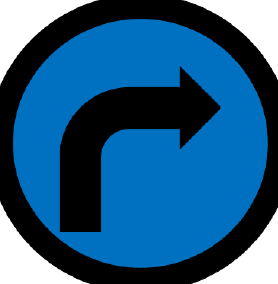
#> input picture task 1/tests/fixtures/giro_azul_derecha.png, 278 x 284 px
$ python -i geometria_senales.py   (imports and definitions only)
#> lines starting #> are read from the running program, lines starting #| are printed output that depends on the picture; after the words box and inside, x2 and y2 are one past the last pixel; in counts of white or black regions, pixels touching at a corner belong together
#> further down, picture is the input picture: shape (284, 278, 3); mean B, G, R 131.3, 91.1, 34.9
"""Geometría de círculos y flechas aportada en detector_señales.py.

Adaptación selectiva: no cámara, ROS, seguimiento predictivo, QR ni meta.
Se conservan sus segmentos/puntas; pares próximos con NumPy en lugar de SciPy.
El módulo senales_giro aplica color, frescura y confirmación de la misión.
"""
import math
import cv2
import numpy as np

GAUSSIAN_KERNEL = 5
GAUSSIAN_SIGMA = 1.0
CANNY_LOW = 50
CANNY_HIGH = 130
CIRCLE_CANNY_LOW = 65
CIRCLE_CANNY_HIGH = 150
CLOSE_ITER = 0
OPEN_ITER = 0
ROI_FACTOR = 0.80
COLOR = 'azul'  # 'rojo' o 'azul'
QR_EVERY = 3
QR_WIDTH = 480
QR_TTL = 0.35
COLOR_MIN_FRACTION = 0.50
WHITE_MIN_FRACTION = 0.55
COLOR_SAMPLE_FACTOR = 0.92

# HSV de OpenCV: H en [0,179], S y V en [0,255].
RED_H_MAX = 12
RED_H_MIN = 168
BLUE_H_MIN = 90
BLUE_H_MAX = 135
COLOR_MIN_S = 75
COLOR_MIN_V = 55
WHITE_MAX_S = 55
WHITE_MIN_V = 125

DIAMETER = 55
MAX_OBJECTS = 1
MAX_RATIO = 4.0
USE_HOUGH = False

# Agrupación de duplicados
MIN_RADIUS_RATIO = 0.70
MAX_CENTER_OFFSET = 0.10
MIN_SCORE_RATIO = 0.70

# Búsqueda del círculo interior
INNER_MIN_RATIO = 0.70
INNER_MAX_RATIO = 0.96
INNER_MIN_SUPPORT = 0.55
INNER_MIN_COVERAGE = 0.80
INNER_CENTER_SEARCH = 4

MIN_CONFIDENCE = 0.40
STOP_MIN_DOMINANCE = .68
STOP_MAX_PERP_RATIO = .32
STOP_MIN_SPAN = 1.05
STOP_MIN_WIDTH = .10
STOP_MAX_WIDTH = .65
STOP_CLASSES = ('IZQUIERDA', 'DERECHA', 'STOP')
ANGLE_TOL = 18
JOIN_RATIO = 0.085

DEBUG = False

# Seguimiento / voto temporal (opt-in: --track, --vote)
TRACK_GATE = 0.5          # distancia maxima de asociacion, en radios
TRACK_RATIO_MIN = 0.6     # cociente minimo de radios para asociar
TRACK_MAX_MISS = 5        # frames sin asociacion antes de descartar el track
TRACK_MEAS_VAR = 4.0      # varianza de medida (px^2)
TRACK_Q_POS = 8.0         # ruido de proceso en cx, cy (generoso por ego-motion)
TRACK_Q_RAD = 1.0         # ruido de proceso en r
TRACK_Q_VEL = 4.0         # ruido de proceso en velocidades
VOTE_ALPHA = 0.7          # memoria del voto (mayor = mas inercia)
VOTE_THRESH = 0.30        # |voto| minimo para emitir direccion
COS30 = math.cos(math.radians(30))
COS32 = math.cos(math.radians(32))

# Constantes precalculadas
_K3 = np.ones((3, 3), np.uint8)
_CROSS5 = cv2.getStructuringElement(cv2.MORPH_CROSS, (5, 5))
_ELLIPSE3 = cv2.getStructuringElement(cv2.MORPH_ELLIPSE, (3, 3))
_CLAHE = cv2.createCLAHE(clipLimit=2., tileGridSize=(8, 8))

_ANG = np.arange(144, dtype=np.float32) * (2 * np.pi / 144)
_COS, _SIN = np.cos(_ANG), np.sin(_ANG)
_OFFS = np.array([(dx, dy)
                  for dy in range(-INNER_CENTER_SEARCH, INNER_CENTER_SEARCH + 1, 2)
                  for dx in range(-INNER_CENTER_SEARCH, INNER_CENTER_SEARCH + 1, 2)],
                 np.float32)
_PEN = .002 * np.hypot(_OFFS[:, 0], _OFFS[:, 1])
_OFFS_I = _OFFS.astype(np.int32)


# [11 lines left out: function canny_pipeline, not called in this run]


# ============================================================
# ERROR GEOMÉTRICO DE ELIPSE
# ============================================================

def ellipse_error(contour, ellipse):
    pts = contour.reshape(-1, 2)
    if len(pts) > 120:
        pts = pts[::max(1, len(pts) // 120)]

    (cx, cy), (w, h), angle = ellipse
    if min(w, h) < 1:
        return 1.0, 1.0, 0.0

    xy = pts.astype(np.float32) - np.array((cx, cy), np.float32)
    th = math.radians(angle)
    ca, sa = math.cos(th), math.sin(th)
    u = (ca * xy[:, 0] + sa * xy[:, 1]) / (w * 0.5)
    v = (-sa * xy[:, 0] + ca * xy[:, 1]) / (h * 0.5)

    residual = np.abs(np.sqrt(u * u + v * v) - 1.0)
    bins = np.floor(((np.arctan2(v, u) + math.pi) / (2 * math.pi)) * 24).astype(np.int32) % 24
    coverage = np.unique(bins).size / 24.0
    return float(np.median(residual)), float(np.quantile(residual, 0.85)), coverage


# ============================================================
# SOPORTE CIRCULAR DE BORDES (solo Hough opcional)
# ============================================================

# [21 lines left out: function circ_edge_support, not called in this run]


# ============================================================
# AGRUPACIÓN DE DUPLICADOS
# ============================================================

def ellipse_radius(candidate):
    (_, _), (w, h), _ = candidate["ellipse"]
    return max(w, h) / 2.0


def duplicate(a, b):
    (ax, ay), _, _ = a["ellipse"]
    (bx, by), _, _ = b["ellipse"]
    ra, rb = ellipse_radius(a), ellipse_radius(b)
    if min(ra, rb) < 1:
        return False
    return (math.hypot(ax - bx, ay - by) <= MAX_CENTER_OFFSET * max(ra, rb)
            and min(ra, rb) / max(ra, rb) >= MIN_RADIUS_RATIO)


def select_best_duplicate(group):
    best = max(group, key=lambda d: d["score"])
    (bx, by), _, _ = best["ellipse"]
    best_radius = ellipse_radius(best)
    best_score = best["score"]
    score_margin = max(abs(best_score), 0.1) * (1.0 - MIN_SCORE_RATIO)

    valid = []
    for candidate in group:
        (cx, cy), _, _ = candidate["ellipse"]
        radius = ellipse_radius(candidate)
        if radius < best_radius * MIN_RADIUS_RATIO:
            continue
        if radius > best_radius * 1.02:
            continue
        if math.hypot(cx - bx, cy - by) > best_radius * MAX_CENTER_OFFSET:
            continue
        if candidate["score"] < best_score - score_margin:
            continue
        valid.append(candidate)

    if not valid:
        return best
    return min(valid, key=lambda d: (ellipse_radius(d), -d["score"]))


def select_unique_candidates(candidates, max_objects):
    ordered = sorted(candidates, key=lambda d: d["score"], reverse=True)
    groups = []
    for candidate in ordered:
        for group in groups:
            if duplicate(candidate, group[0]):
                group.append(candidate)
                break
        else:
            groups.append([candidate])

    selected = []
    for group in groups:
        chosen = select_best_duplicate(group)
        selected.append(chosen)
        if DEBUG and len(group) > 1:
            print(f"Grupo de {len(group)} duplicados: radio elegido={ellipse_radius(chosen):.1f}")
    return selected[:max_objects]


# ============================================================
# BÚSQUEDA DEL CÍRCULO INTERIOR
# ============================================================

def find_inner_circle(expanded, ellipse, relaxed=False):
    """expanded = cv2.dilate(edges, cruz 5x5), calculado una vez por frame.
    Vectorizado sobre los 25 centros x todos los radios; desempate idéntico
    al bucle original (centro dy-externo/dx-interno, luego radio menor)."""
    (cx, cy), (w, h), _ = ellipse
    if max(w, h) / max(1, min(w, h)) > 1.20:
        return None

    R = (w + h) / 4.0
    min_r = max(5, int(R * (.60 if relaxed else INNER_MIN_RATIO)))
    max_r = int(R * (.90 if relaxed else INNER_MAX_RATIO))
    if max_r <= min_r:
        return None

    H, W = expanded.shape
    radii = np.arange(min_r, max_r + 1, dtype=np.float32)
    # Los desplazamientos de centro son enteros pares: rint(c + d + x) == rint(c + x) + d,
    # asi que las posiciones de muestreo se calculan una vez y los 25 centros son sumas enteras.
    xb = np.rint(cx + radii[:, None] * _COS).astype(np.int32)                 # (R,144)
    yb = np.rint(cy + radii[:, None] * _SIN).astype(np.int32)
    m = INNER_CENTER_SEARCH
    if xb.min() - m >= 0 and xb.max() + m < W and yb.min() - m >= 0 and yb.max() + m < H:
        shift = _OFFS_I[:, 1] * W + _OFFS_I[:, 0]
        idx = (yb * W + xb)[None] + shift[:, None, None]                         # (C,R,144)
        hits = expanded.ravel()[idx] > 0
        count = 144
    else:
        xx = xb[None] + _OFFS_I[:, 0, None, None]
        yy = yb[None] + _OFFS_I[:, 1, None, None]
        good = (xx >= 0) & (xx < W) & (yy >= 0) & (yy < H)
        hits = good & (expanded[np.clip(yy, 0, H - 1), np.clip(xx, 0, W - 1)] > 0)
        count = good.sum(2)
    support = hits.sum(2) / np.maximum(count, 1)
    sectors = hits.reshape(len(_OFFS), len(radii), 12, 12).any(3)
    coverage = sectors.mean(2)
    scores = .85 * support + .15 * coverage - _PEN[:, None]
    valid = ((count >= 144 * .80) & (coverage >= (.66 if relaxed else INNER_MIN_COVERAGE))
             & (support >= (.48 if relaxed else INNER_MIN_SUPPORT)))
    if relaxed:
        # Una barra puede romper arcos opuestos, pero debe quedar evidencia
        # circular distribuida en los cuatro cuadrantes, no solo una recta.
        valid &= sectors.reshape(len(_OFFS), len(radii), 4, 3).any(3).all(2)
    scores = np.where(valid, scores, -np.inf)

    c, k = np.unravel_index(int(np.argmax(scores)), scores.shape)
    if scores[c, k] == -np.inf:
        return None

    r = float(radii[k])
    if DEBUG:
        print(f"Circulo interior encontrado: radio={r:.1f}, score={scores[c, k]:.3f}")
    return ((cx + float(_OFFS[c, 0]), cy + float(_OFFS[c, 1])), (2.0 * r, 2.0 * r), 0.0)


# ============================================================
# DETECTOR DE CÍRCULOS
# ============================================================

class Detector:
    def __init__(self, diameter=55, max_objects=5, hough=False, max_ratio=4.0):
        self.diameter = diameter
        self.max_objects = max_objects
        self.hough = hough
        self.max_ratio = max_ratio

    def detect(self, frame, roi=None, external_edges=None):
        H0, W0 = frame.shape[:2]
#> H0 = 284; W0 = 278
        ox = oy = 0

        if roi is not None:
            rx, ry, rw, rh = roi
            ox, oy = max(0, int(rx)), max(0, int(ry))
            xe, ye = min(W0, int(rx + rw)), min(H0, int(ry + rh))
            if xe - ox < self.diameter or ye - oy < self.diameter:
                return []
            frame = frame[oy:ye, ox:xe]

        # gray/blur solo si se necesitan (Canny interno o Hough)
        gray = smooth = None
        if external_edges is None or self.hough:
            gray = cv2.cvtColor(frame, cv2.COLOR_BGR2GRAY)
            smooth = cv2.GaussianBlur(gray, (5, 5), 1.05)
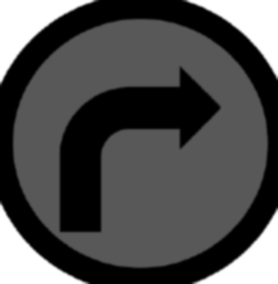
#> smooth: shape (284, 278); min 0, max 255, mean 79
        edges = external_edges if external_edges is not None else cv2.Canny(smooth, CIRCLE_CANNY_LOW, CIRCLE_CANNY_HIGH)
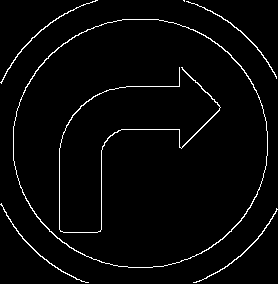
#> edges: shape (284, 278); 2.9% white in thin lines or dots

        contours, _ = cv2.findContours(edges, cv2.RETR_LIST, cv2.CHAIN_APPROX_SIMPLE)
#> contours = 8 contours, 1 with area under 20; largest, box (x1, y1, x2, y2) and area: (13, 19, 268, 268) 49914, (13, 19, 268, 268) 49700, (59, 67, 221, 233) 115, (0, 0, 98, 84) 64, (0, 203, 89, 283) 62, (193, 208, 278, 283) 62, (186, 1, 277, 79) 62
        candidates = []
        d = self.diameter
        min_area = math.pi * (d / 2) ** 2 * 0.35
        Hf, Wf = frame.shape[:2]
#> Hf = 284; Wf = 278

        for c in contours:
            if len(c) < 16:
                continue
            x, y, bw, bh = cv2.boundingRect(c)
            if min(bw, bh) < d * 0.57 or max(bw, bh) < d:
                continue
            if max(bw, bh) / max(1, min(bw, bh)) > self.max_ratio * 1.4:
                continue

            area = abs(cv2.contourArea(c))
            if area < min_area or area < bw * bh * 0.30:
                continue

            try:
                ell = cv2.fitEllipse(c)
            except cv2.error:
                continue

            (cx, cy), (ew, eh), angle = ell
            if not np.isfinite([cx, cy, ew, eh, angle]).all():
                continue
            if min(ew, eh) < d / self.max_ratio or max(ew, eh) < d:
                continue
            if max(ew, eh) / max(1, min(ew, eh)) > self.max_ratio:
                continue
            if cx < -ew * 0.1 or cy < -eh * 0.1 or cx > Wf + ew * 0.1 or cy > Hf + eh * 0.1:
                continue

            ell_area = math.pi * ew * eh * 0.25
            if not (0.62 < area / max(ell_area, 1.0) < 1.2):
                continue

            med, q85, cov = ellipse_error(c, ell)
            if med > 0.048 or q85 > 0.105 or cov < 0.66:
                continue

            quality = cov - 2 * med - 1.3 * q85
            score = quality + min(0.25, math.log1p(ell_area) * 0.020)
            candidates.append({"ellipse": ((cx + ox, cy + oy), (ew, eh), angle),
                               "score": score, "kind": "contour"})
#> this loop made 8 passes
#> (x, y, bw, bh, area) on passes 1, 2, 3, 6, 8: (193, 208, 85, 75, 61.5), (0, 203, 89, 80, 62.5), (59, 67, 162, 166, 115), (186, 1, 91, 78, 61.5), (0, 0, 98, 84, 64.5)
#> (x, y, bw, bh, area, ew) on passes 4 to 5: (13, 19, 255, 249, 49699.5, 248.6), (13, 19, 255, 249, 49913.5, 249.1)
#> after the loop, candidates = 2 items

        # ---- Hough opcional ----
        if self.hough:
            circles = cv2.HoughCircles(
                smooth, cv2.HOUGH_GRADIENT_ALT, dp=1.5,
                minDist=max(42, int(d * 0.85)), param1=150, param2=0.68,
                minRadius=max(10, d // 2), maxRadius=int(min(gray.shape) * 0.48))
            if circles is not None:
                for x, y, r in circles[0][:25]:
                    trials = [(circ_edge_support(edges, x, y, r * f), r * f)
                              for f in (0.90, 0.95, 1.0, 1.05, 1.10)]
                    (support, coverage), r = max(
                        trials, key=lambda z: z[0][0] + 0.08 * z[0][1])
                    if support < 0.58 or coverage < 0.75:
                        continue
                    candidates.append({
                        "ellipse": ((float(x + ox), float(y + oy)),
                                    (float(2 * r), float(2 * r)), 0.0),
                        "score": 0.75 + 0.25 * support + 0.10 * coverage,
                        "kind": "hough"})

        selected = select_unique_candidates(candidates, self.max_objects)
#> the loop in select_unique_candidates, `for candidate in ordered:` made 2 passes
#> after the loop in select_unique_candidates, `for candidate in ordered:`: groups = 1 item
#> in select_unique_candidates, `selected = []`: selected = []
#> the loop in select_unique_candidates, `for group in groups:` made 1 pass
#> after the loop in select_unique_candidates, `for group in groups:`: selected = 1 item
#> selected = 1 item
        if not selected:
            return []

        # ---- refinamiento al círculo interior (dilatación una vez por frame) ----
        expanded = cv2.dilate(edges, _CROSS5)
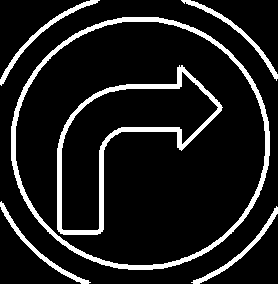
#> expanded: shape (284, 278); 11.3% white; 6 white regions, box (x1, y1, x2, y2) and area: (11, 17, 270, 270) 3783, (57, 65, 223, 235) 2854, (0, 0, 100, 86) 614, (181, 0, 278, 81) 582, (0, 201, 91, 284) 567, (191, 206, 278, 284) 535
        refined = []
        for candidate in selected:
            (cx, cy), axes, angle = candidate["ellipse"]
            inner = find_inner_circle(expanded, ((cx - ox, cy - oy), axes, angle))
            if inner is None:
                inner = find_inner_circle(expanded, ((cx - ox, cy - oy), axes, angle), relaxed=True)
            if inner is not None:
                (ix, iy), inner_axes, inner_angle = inner
                candidate = candidate.copy()
                candidate["ellipse"] = ((ix + ox, iy + oy), inner_axes, inner_angle)
                candidate["kind"] = "inner"
            refined.append(candidate)
#> this loop made 1 pass
#> angle on pass 1: 90.18
#> pass 1, in find_inner_circle, `xb = np.rint(cx + radii[:, None] * _COS).astype(np.int32)`:
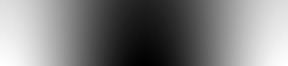
#> xb: shape (33, 144) int32 (shown 2 times larger); min 20, max 260, mean 139.9; drawn with min black and max white
#> pass 1, in find_inner_circle, `yb = np.rint(cy + radii[:, None] * _SIN).astype(np.int32)`:
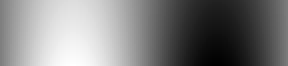
#> yb: shape (33, 144) int32 (shown 2 times larger); min 23, max 263, mean 142.9; drawn with min black and max white
#> pass 1, in find_inner_circle, `support = hits.sum(2) / np.maximum(count, 1)`:
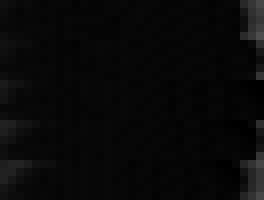
#> support: shape (25, 33) float64 (shown 8 times larger); min 0, max 0.306, mean 0.0352
#> pass 1, in find_inner_circle, `coverage = sectors.mean(2)`:
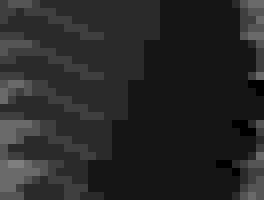
#> coverage: shape (25, 33) float64 (shown 8 times larger); min 0, max 0.5, mean 0.156
#> after the loop, refined = 1 item
        return refined


# ============================================================
# DETECTOR DE FLECHA (opera sobre bordes ya enmascarados al círculo)
# ============================================================

def unit(v):
    return v / max(math.hypot(v[0], v[1]), 1e-9)


def angle_diff(a, b):
    d = np.abs(a - b) % 180
    return np.minimum(d, 180 - d)


def cross(a, b):
    return float(a[0] * b[1] - a[1] * b[0])


# [459 lines left out: functions segments_from_edges, principal_directions, bands, _pairs, candidate_tips, detect_stop and 5 more, not called in this run]

>>> import cv2
>>> picture = cv2.imread('tests/fixtures/giro_azul_derecha.png')
>>> result = Detector().detect(picture)
#> result = 1 item
